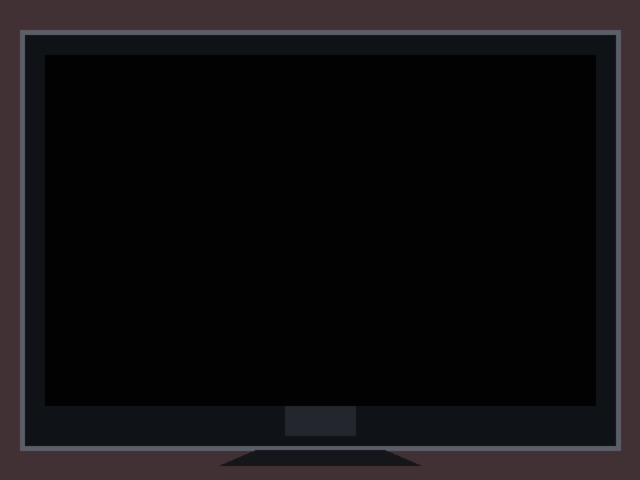
#> input picture screen_status_dataset/images/test/black_screen_000.jpg, 640 x 480 px
$ python -i yolo_inference.py   (imports and definitions only)   (older library calls are emulated)
#> lines starting #> are read from the running program, lines starting #| are printed output that depends on the picture; after the words box and inside, x2 and y2 are one past the last pixel; in counts of white or black regions, pixels touching at a corner belong together
#> further down, picture is the input picture: shape (480, 640, 3); mean B, G, R 17.6, 15.8, 17.9
"""YOLO camera occlusion inference demo.

Run:
    python yolo_inference.py --source 0 --weights yolo11n.pt

The official COCO model does not contain a camera-occlusion class. It is useful
for validating the YOLO inference pipeline, while a custom model trained with
camera/occlusion labels is required for direct occlusion classification.
"""

from __future__ import annotations

import argparse
import math
import time
from collections import deque
from pathlib import Path

import cv2
import numpy as np

from alarm_popup import CameraAlarmPopup


def parse_source(value: str):
    return int(value) if value.isdigit() else value


def image_metrics(frame: np.ndarray) -> dict[str, float]:
    gray = cv2.cvtColor(frame, cv2.COLOR_BGR2GRAY)
    brightness = float(gray.mean())
#> brightness = 16.65
    variance = float(gray.var())
#> variance = 561.5
    sharpness = float(cv2.Laplacian(gray, cv2.CV_64F).var())
#> sharpness = 51.37
    edges = cv2.Canny(gray, 80, 160)
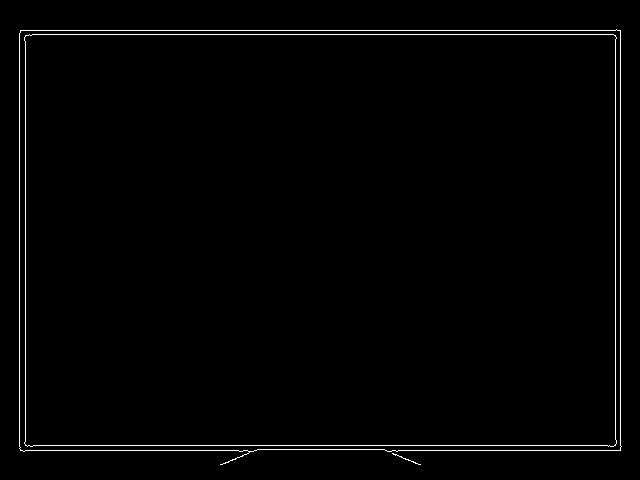
#> edges: shape (480, 640); 1.3% white in thin lines or dots, all inside (x1, y1, x2, y2) = (19, 29, 622, 465)
    edge_ratio = float(np.count_nonzero(edges)) / edges.size
#> edge_ratio = 0.0134
    hist = cv2.calcHist([gray], [0], None, [256], [0, 256]).ravel()
#> hist = 256 values, max 189739 at index 2, min 0 at index 10, mean 1200
    probabilities = hist / max(float(hist.sum()), 1.0)
#> probabilities = 256 values, max 0.618 at index 2, min 0 at index 10, mean 0.00391
    entropy = float(-(probabilities[probabilities > 0] * np.log2(probabilities[probabilities > 0])).sum())
#> entropy = 2.04
    return {
        "brightness": brightness,
        "variance": variance,
        "sharpness": sharpness,
        "edge_ratio": edge_ratio,
        "entropy": entropy,
    }


# [30 lines left out: function quality_candidate, not called in this run]


def get_class_names(model) -> dict[int, str]:
    names = model.names
    return {int(k): str(v).lower() for k, v in names.items()} if isinstance(names, dict) else dict(enumerate(names))


# [151 lines left out: function main, not called in this run]


# [2 lines not run here, left out]

>>> import cv2
>>> picture = cv2.imread('screen_status_dataset/images/test/black_screen_000.jpg')
>>> result = image_metrics(picture)
#> result = {'brightness': 16.65, 'variance': 561.5, 'sharpness': 51.37, 'edge_ratio': 0.0134, 'entropy': 2.04}
